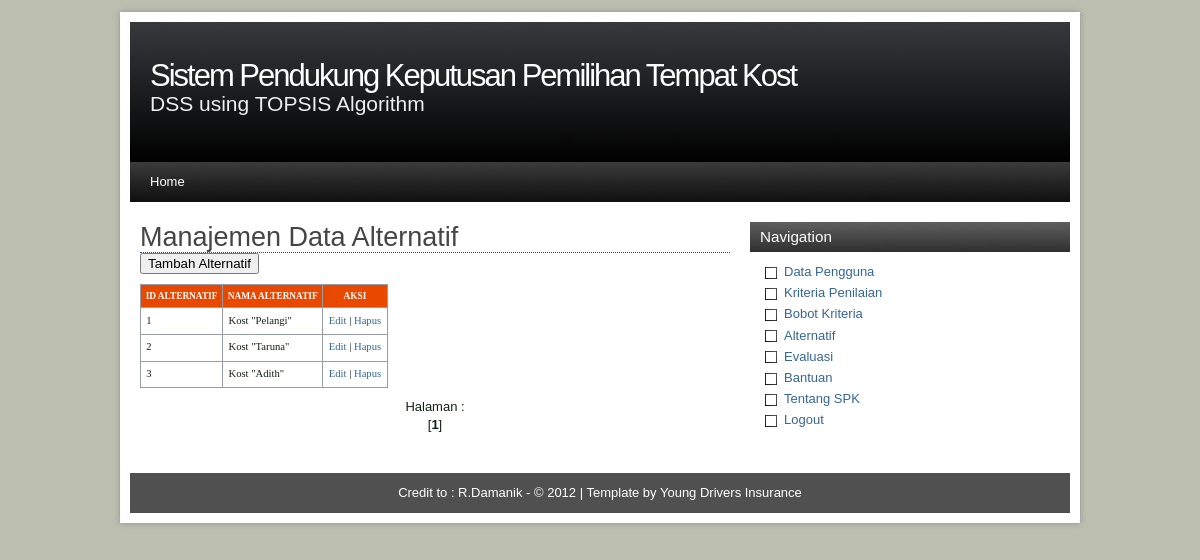
The app's page /indexs.php?modul=alternatif (signed in) with its own data.
### tables this page shows
CREATE TABLE IF NOT EXISTS `alternatif` (
  `id_alt` varchar(3) NOT NULL,
  `nm_alt` varchar(100) NOT NULL
);

CREATE TABLE IF NOT EXISTS `menu` (
  `menu` varchar(30) NOT NULL,
  `link` varchar(50) NOT NULL,
  `status` enum('admin','user') NOT NULL default 'user',
  `aktif` enum('y','n') NOT NULL,
  `urutan` int(5) NOT NULL
);

### modul_admin/mod_alternatif/alternatif.php (the view, shortened to what this page needs)
<?php
switch($_GET[act]){
  default:
    echo "<h2>Manajemen Data Alternatif</h2>
          <input type=button value='Tambah Alternatif'
          onclick=\"window.location.href='?modul=alternatif&act=tambah';\">
          <table>
          <tr><th>id alternatif</th><th>nama alternatif</th><th>aksi</th></tr>";
  	$hal = $_GET[hal];
	if(!isset($_GET['hal'])){
		$page = 1;
		$hal = 1;
	} else {
		$page = $_GET['hal'];
	}
	$jmlperhalaman = 10;
	$offset = (($page * $jmlperhalaman) - $jmlperhalaman);
    $tampil=mysql_query("SELECT * FROM alternatif ORDER BY id_alt ASC LIMIT $offset, $jmlperhalaman");
    while ($r=mysql_fetch_array($tampil)){
       echo "<tr><td>$r[id_alt]</td>
             <td>$r[nm_alt]</td>
             <td><a href=?modul=alternatif&act=edit&id=$r[id_alt]>Edit</a> | ";
?>
	   <a href="modul_admin/mod_alternatif/aksi_alternatif.php?modul=alternatif&act=hapus&id=<? echo "$r[id_alt]"; ?>" target="_self"
	 onClick="return confirm('Apakah Anda yakin menghapus data ini ?' +  '\n'
							+ ' <?php echo "- Id Alternatif  = $r[id_alt]"; ?> ' +  '\n'
							+ ' <?php echo "- Alternatif = $r[nm_alt]"; ?> ' +  '\n \n'
						+ ' Jika YA silahkan klik OK, Jika TIDAK klik BATAL.')">Hapus</a></td>
<?
	   echo "</tr>";
    }
    echo "</table>";
	$total_record = mysql_result(mysql_query("SELECT COUNT(*) as Num FROM alternatif"),0);
	$total_halaman = ceil($total_record / $jmlperhalaman);
	echo "<center>Halaman :<br/>";
	$perhal=4;
	if($total_halaman<=10){
	$hal1=1;
	$hal2=$total_halaman;
	}else{
	$hal1=$hal-$perhal;
	$hal2=$hal+$perhal;
	}
	if($hal<=5){
	$hal1=1;
	}
	if($hal<$total_halaman){
	$hal2=$hal+$perhal;
	}else{
	$hal2=$hal;
	}
	for($i = $hal1; $i <= $hal2; $i++){
		if(($hal) == $i){
			echo "[<b>$i</b>] ";
			} else {
		if($i<=$total_halaman){
				echo "<a href=indexs.php?modul=alternatif&hal=$i>$i</a> ";
		}
		}
	}
	echo "</center><br/>";
    break;
}
?>

### menu.php (shortened to what this page needs)
<?php
if ($_SESSION[leveluser]=='admin'){
  $sql=mysql_query("select * from menu where aktif='y' and status='admin' or status='user' order by urutan");
}
else if ($_SESSION[leveluser]=='user'){
  $sql=mysql_query("select * from menu where status='user' and aktif='y' order by urutan");
}
while ($m=mysql_fetch_array($sql)){
  echo "<li><a href='$m[link]'>$m[menu]</a></li>";
}
?>

### style.css (style rules this page uses)
body { font-family: Arial, sans-serif; line-height: 1.4; font-size: 13px; background: #bcbeb0; margin: 0; padding: 0; color: #112211; }
a { color: #336699; text-decoration: none; }
table { font-family: Tahoma; font-size: 8pt; border-width: 1px; border-style: solid; border-color: #999999; border-collapse: collapse; margin: 10px 0px; }
th { color: #FFFFFF; font-size: 7pt; text-transform: uppercase; text-align: center; padding: 0.5em; border-width: 1px; border-style: solid; border-color: #969BA5; border-collapse: collapse; background-color: #E94800; }
td { padding: 0.5em; vertical-align: top; border-width: 1px; border-style: solid; border-color: #969BA5; border-collapse: collapse; }
#content h2 { margin: 0; color: #454545; line-height: 30px; font-weight: 100; font-size: 27px; border-bottom: 1px dotted #265180; }
#sidebar ul li { background: url(images/bullet.png) no-repeat center left; padding: 1px 0 2px 19px; margin: 0; }

### records on screen
alternatif: id_alt "1", nm_alt "Kost \"Pelangi\""
alternatif: id_alt "2", nm_alt "Kost \"Taruna\""
alternatif: id_alt "3", nm_alt "Kost \"Adith\""
menu: menu "Data Pengguna"
menu: menu "Kriteria Penilaian"
menu: menu "Bobot Kriteria"
menu: menu "Alternatif"
menu: menu "Evaluasi"

### other values on screen
$header "Sistem Pendukung Keputusan Pemilihan Tempat Kost"
$footer "Credit to : R.Damanik - © 2012"
